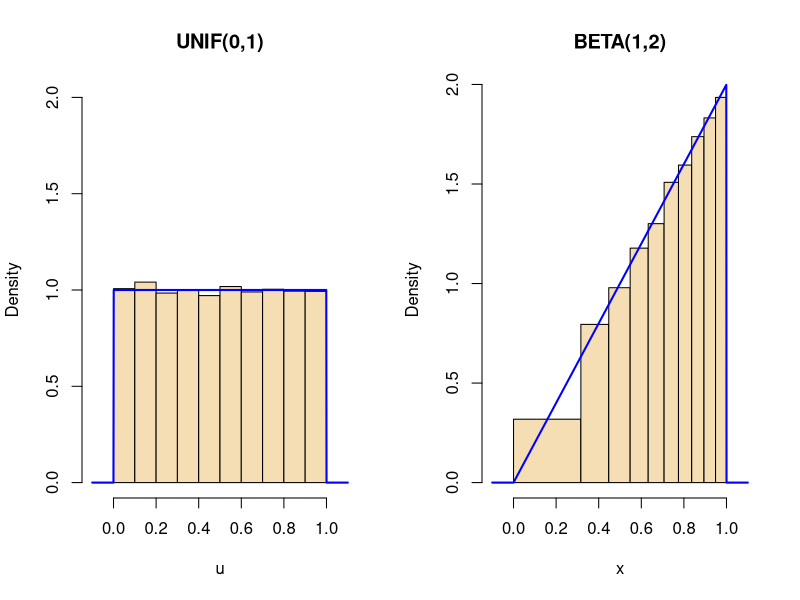
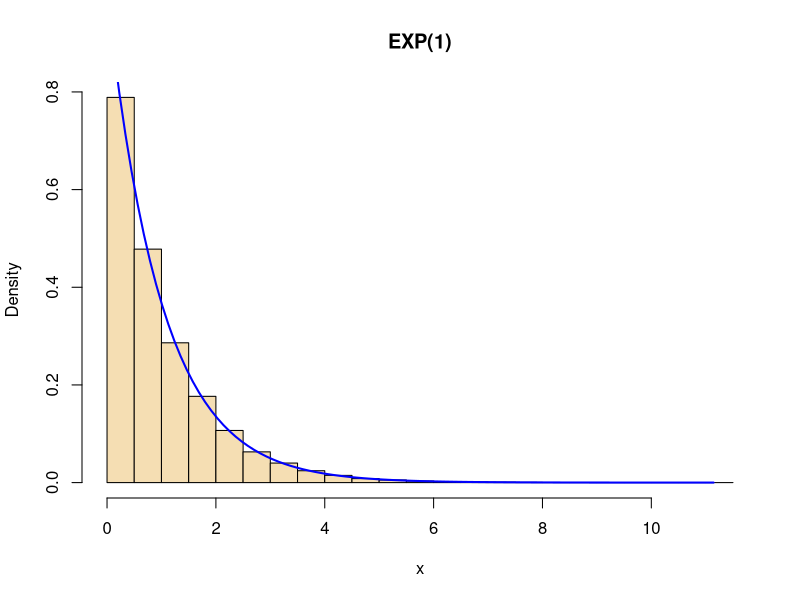
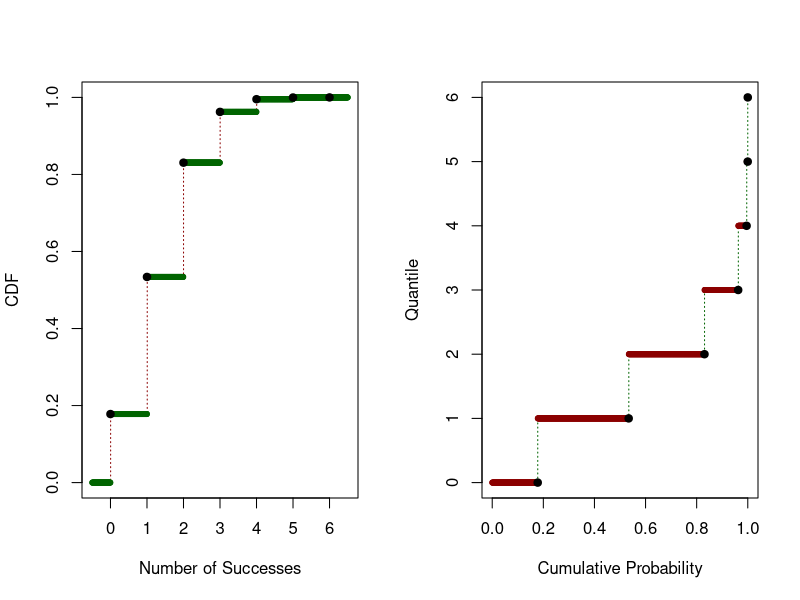
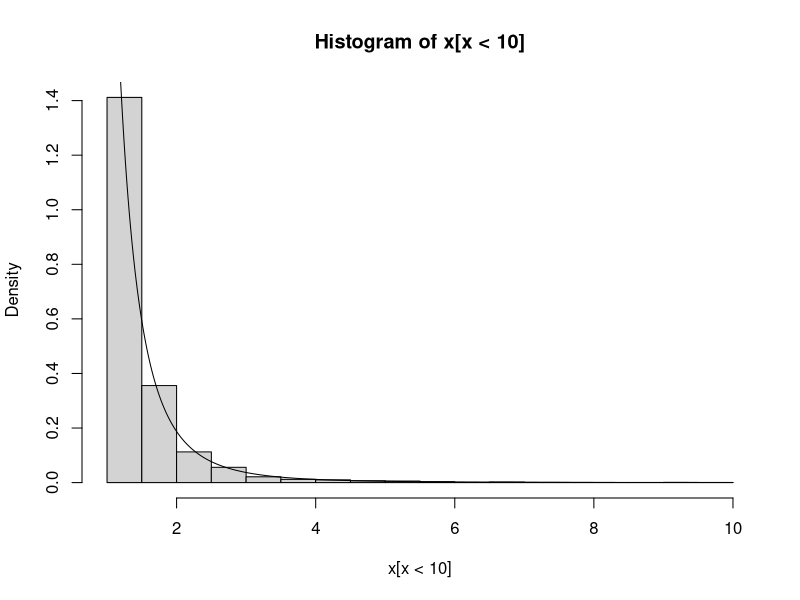

Source code (R) for these figures, in order:
## ---- chunk 1
set.seed(1212)
m <- 10000
u <- runif(m)
x <- sqrt(u)

par(mfrow=c(1,2))
hh = seq(-.1, 1.1, length=1000); cutp = seq(0, 1, by = .1)
hist(u, breaks=cutp, prob=T, col="wheat", ylim=c(0,2),
xlim=c(-.1, 1.1), main="UNIF(0,1)")
lines(hh, dunif(hh), col="blue", lwd=2)
hist(x, breaks=sqrt(cutp), prob=T, col="wheat",
xlim=c(-.1, 1.1), main="BETA(1,2)")
lines(hh, dbeta(hh, 2, 1), col="blue", lwd=2)
par(mfrow=c(1,1))

## ---- chunk 2
set.seed(1234)
m <- 100000
u <- runif(m)
x <- -log(u)

hist(x, prob=T, col="wheat", main="EXP(1)")
xx = seq(0, max(x), length=100)
lines(xx, dexp(xx, 1), col="blue", lwd=2)
mean(x)
sd(x)
## ---- chunk 3
par(mfrow=c(1,2))

xx <- seq(-.5, 6.5, length=1000)
plot(xx, pbinom(xx, 6, 1/4), type="s", lty="dotted",col="darkred", xlab="Number of Successes",ylab="CDF")
points(xx, pbinom(xx, 6, 1/4), pch=20,col="darkgreen")
points(0:6, pbinom(0:6, 6, 1/4), pch=19)
qq <- seq(0, 1, length=1000)
plot(qq, qbinom(qq, 6, 1/4), type="s", lty="dotted",col="darkgreen", xlab="Cumulative Probability", ylab="Quantile")
points(qq, qbinom(qq, 6, 1/4), pch=20,col="darkred")
q <- pbinom(0:6, 6, 1/4)
points(q, qbinom(q, 6, 1/4), pch=19)
par(mfrow=c(1,1))
## ---- chunk 4
set.seed(123)
m <- 5000
kap <- 3

xx <- seq(1, 10, length=1000)
pdf <- kap/xx^(kap+1)
x <- (1 - runif(m))^(-1/kap)

cutp=seq(0, max(x)+.5, by=.5)
hist(x[x<10], prob=T); lines(xx, pdf)

mean(x); var(x)

